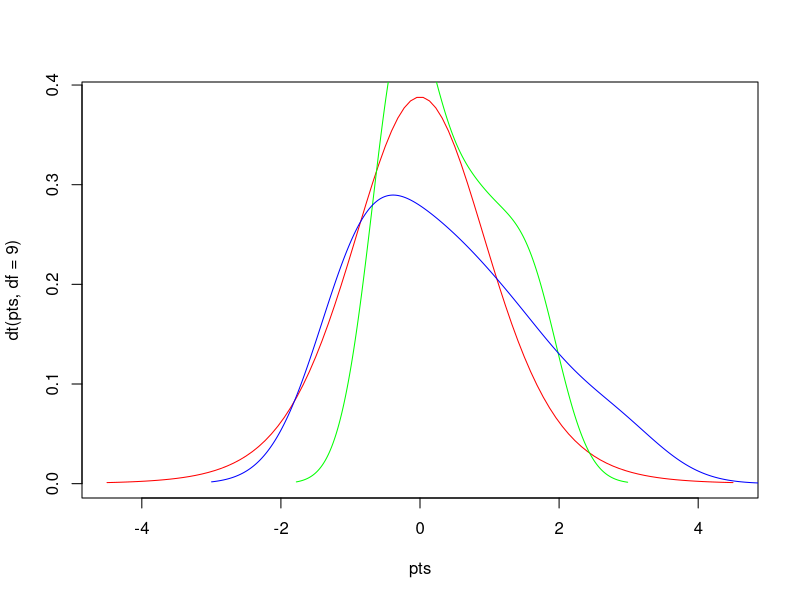

Recreate this plot in R.
# Author: Jhordyn Jones, Date Sep 15 2021, Purpose: Calculate T-Test value on sample datasets.

# Generate sample random numbers and store them in variables x and y
x = rnorm(10)
y = rnorm(10)

# Plotting x and y variables

pts = seq(-4.5,4.5,length=100)
plot(pts,dt(pts,df=9),col='red',type='l')
lines(density(x), col='green')
lines(density(y), col='blue')

# Apply t test function as follows:

ttest = t.test(x,y)